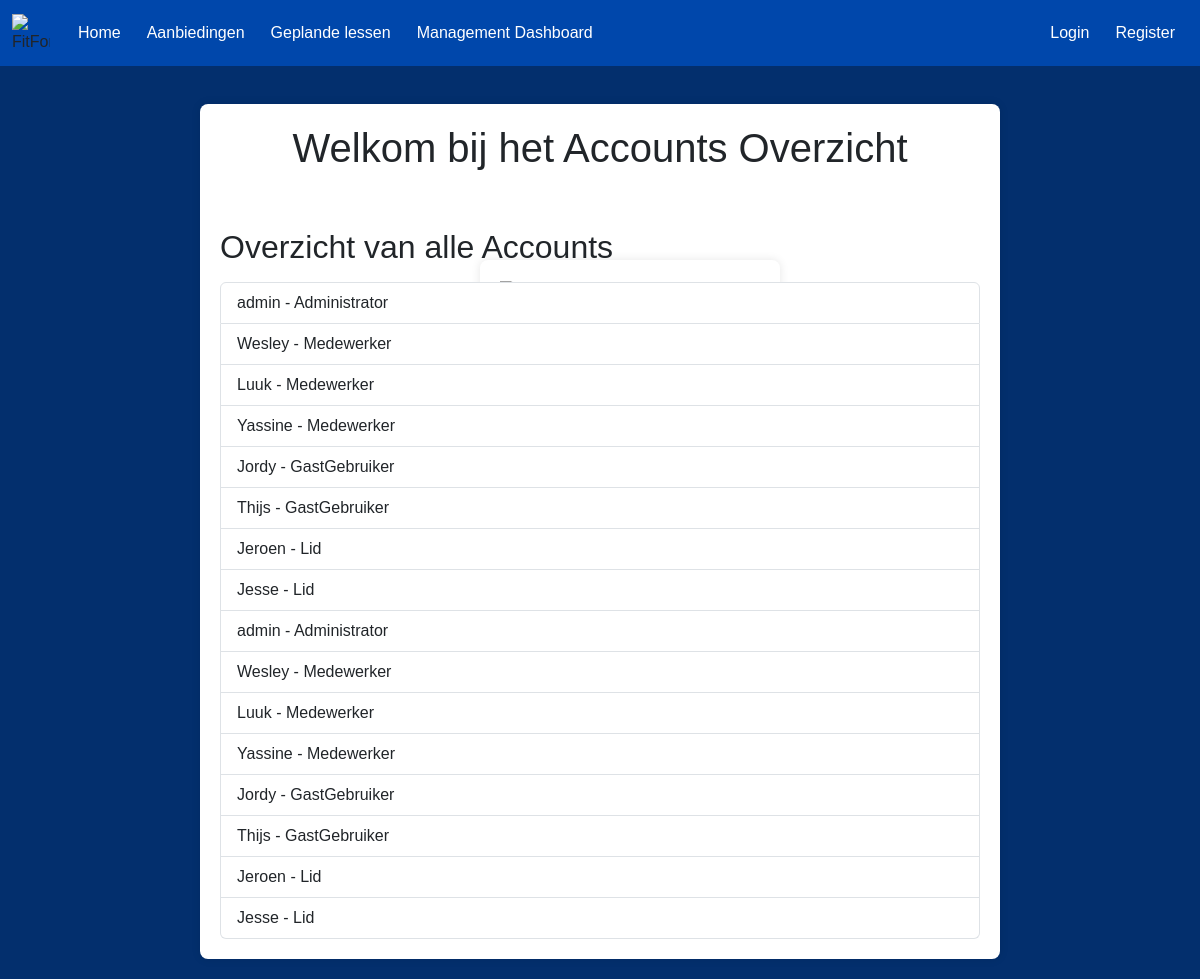
/AccountsOverzicht/Home.php, run on an earlier commit of the app's database.
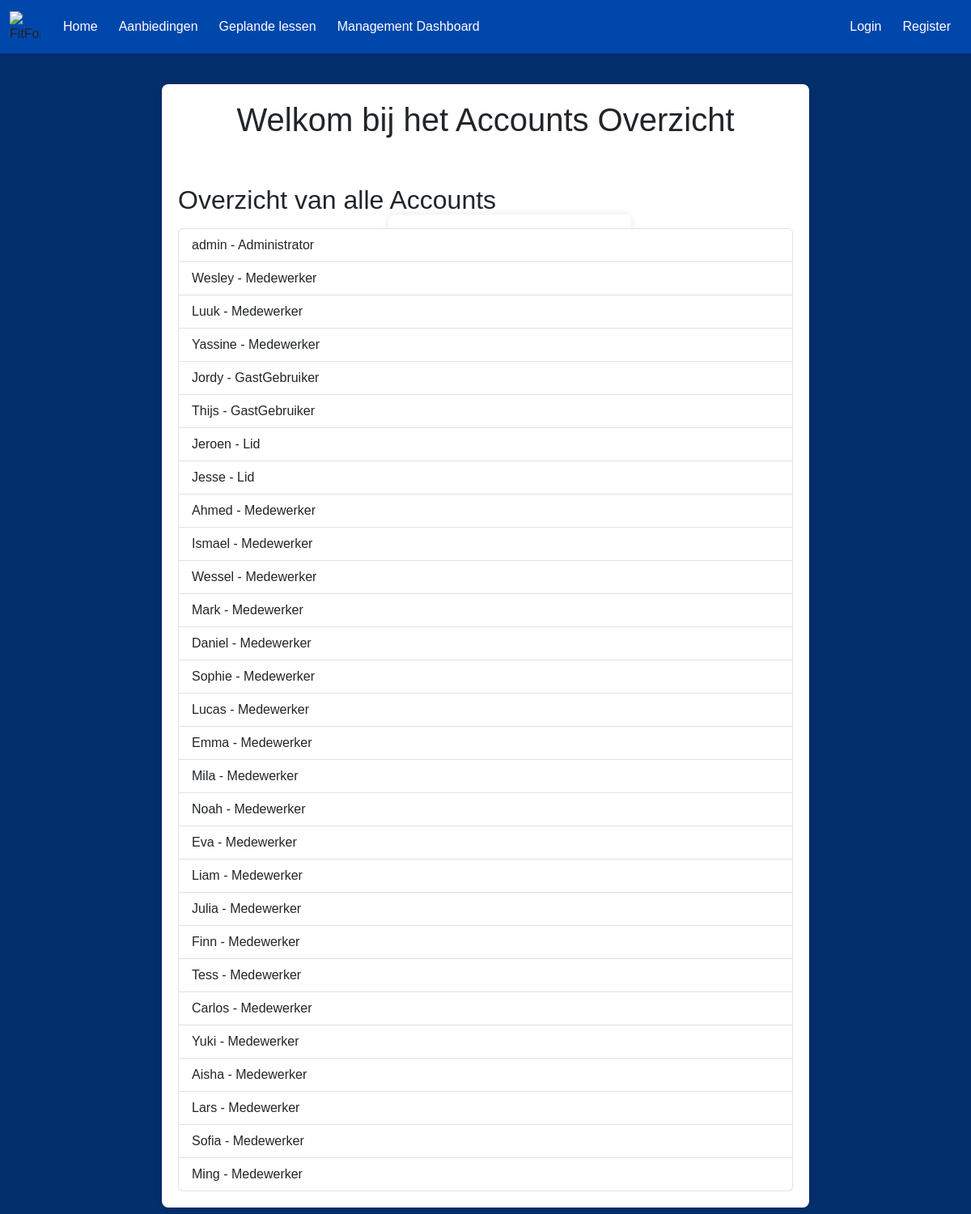
And on a later commit of the database.
### tables this page shows
CREATE TABLE users (
    id INT AUTO_INCREMENT PRIMARY KEY,
    username VARCHAR(50) NOT NULL,
    password VARCHAR(255) NOT NULL,
    role ENUM('Administrator','Medewerker','Lid', 'GastGebruiker') NOT NULL
);

### AccountsOverzicht/Home.php (the view, shortened to what this page needs)
<?php
require 'login.php';
?>
<!DOCTYPE html>
<html lang="nl">
<head>
    <link href="https://cdn.jsdelivr.net/npm/bootstrap@5.3.0/dist/css/bootstrap.min.css" rel="stylesheet">
    <link rel="stylesheet" href="style.css">
</head>
<body>
    <div class="container mt-4">
        <h1>Welkom bij het Accounts Overzicht</h1>
        <div id="accounts-list">
            <?php
            $result = $mysqli->query("SELECT username, role FROM users");
            if ($result->num_rows > 0) {
                echo str_repeat("<br>", 2);
                echo "<h2 class='mb-3'>Overzicht van alle Accounts</h2><ul class='list-group'>";
                while ($row = $result->fetch_assoc()) {
                    echo "<li class='list-group-item d-flex justify-content-between align-items-center'>";
                    echo "<span>" . htmlspecialchars($row['username']) . " - " . htmlspecialchars($row['role']) . "</span>";
                    echo "</li>";
                }
                echo "</ul>";
            } else {
                echo "";
            }
            ?>
        </div>
    </div>
</body>
</html>

### AccountsOverzicht/login.php (shortened to what this page needs)
<!DOCTYPE html>
<html lang="nl">
<head>
    <link href="https://cdn.jsdelivr.net/npm/bootstrap@5.3.0/dist/css/bootstrap.min.css" rel="stylesheet">
    <link rel="stylesheet" href="style.css">
</head>
<body>
<nav class="navbar navbar-expand-lg fixed-top">
    <div class="container-fluid">
      <img class="logo"
        src="https://www.burda-forward.de/files/images/03_Media/Brands/FitForFun/BF_Media_Brands_FitForFun_logo.png"
        alt="FitForFun Logo">
      <div class="collapse navbar-collapse" id="navbarNav">
        <ul class="navbar-nav me-auto">
          <li class="nav-item">
            <a class="nav-link" href="../Homepagina/index.php">Home</a>
          </li>
          <li class="nav-item">
            <a class="nav-link" href="../AanbiedingenPagina/aanbiedingen.php">Aanbiedingen</a>
          </li>
          <li class="nav-item">
            <a class="nav-link" href="../LesOverzicht/public/lessen.php">Geplande lessen</a>
          </li>
          <li class="nav-item">
            <a class="nav-link" href="../AccountsOverzicht/login.php">Management Dashboard</a>
          </li>
            </ul>
            <?php
            if (isset($_SESSION['loggedin']) && $_SESSION['loggedin'] === true) {
              echo '<ul class="navbar-nav">
                  <li class="nav-item">
                    <a class="nav-link" href="../Accountgegevens/index.php">Accountinstellingen</a>
                  </li>
                  <li class="nav-item">
                    <a class="nav-link" href="../AccountsOverzicht/logout.php">Uitloggen</a>
                  </li>
                  </ul>';
            } else {
              echo '<ul class="navbar-nav">
                  <li class="nav-item">
                    <a class="nav-link" href="../AccountsOverzicht/login.php">Login</a>
                  </li>
                  <li class="nav-item">
                    <a class="nav-link" href="../PerPeriode/create.php">Register</a>
                  </li>
                  </ul>';
            }
            ?>
          </div>
        </div>
      </nav>
      <div class="containerlogin">
        <form action="login.php" method="POST">
          <br>
          <label for="username">Gebruikersnaam:</label>
          <input type="text" id="username" name="username" required><br>
          <label for="password">Wachtwoord:</label>
          <input type="password" id="password" name="password" required><br>
          <br>
        </form>
      </div>
</body>
</html>

### AccountsOverzicht/style.css (style rules this page uses)
body { font-family: Arial, sans-serif; background-color: #060690; background-size: cover; background-position: center; background-color: #032f6d; padding-top: 80px; }
.container { max-width: 800px; margin: 20px auto; padding: 20px; background-color: white; border-radius: 8px; box-shadow: 0 0 10px rgba(0, 0, 0, 0.1); }
.containerlogin { margin: 0 auto; padding: 20px; background-color: white; border-radius: 8px; box-shadow: 0 0 10px rgba(0, 0, 0, 0.1); margin-top: 250px; max-width: 300px; display: flex; position: absolute; top: 1%; left: 40%; }
h1 { text-align: center; }
.navbar { background-color: #0047AB; }
.logo { width: 38px; height: 38px; margin-right: 15px; }
.nav-link { color: white; margin: 5px; }

What changed in the data, as far as the page shows it:
removed users: username "Jeroen", role "Lid"
changed users: username "admin" → "Ahmed"; role "Administrator" → "Medewerker"
changed users: username "Wesley" → "Ismael"
changed users: username "Luuk" → "Wessel"
changed users: username "Yassine" → "Mark"
changed users: username "Jordy" → "Daniel"; role "GastGebruiker" → "Medewerker"
changed users: username "Thijs" → "Sophie"; role "GastGebruiker" → "Medewerker"
added users: username "Lucas", role "Medewerker"
changed users: username "Jesse" → "Emma"; role "Lid" → "Medewerker"
added users: username "Mila", role "Medewerker"
added users: username "Noah", role "Medewerker"
added users: username "Eva", role "Medewerker"
added users: username "Liam", role "Medewerker"
added users: username "Julia", role "Medewerker"
added users: username "Finn", role "Medewerker"
added users: username "Tess", role "Medewerker"
added users: username "Carlos", role "Medewerker"
added users: username "Yuki", role "Medewerker"
added users: username "Aisha", role "Medewerker"
added users: username "Lars", role "Medewerker"
added users: username "Sofia", role "Medewerker"
added users: username "Ming", role "Medewerker"
